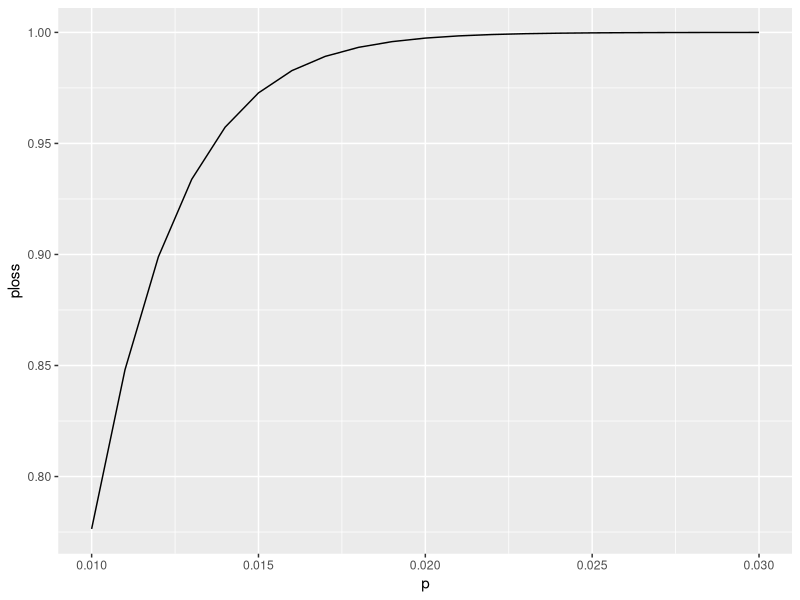

Generate this figure with R:
library(dslabs)
library(tidyverse)
data("death_prob")


head(death_prob)
str(death_prob)
summary(death_prob)

# Q1, Q2
# An insurance company offers a one-year term life insurance policy that pays $150,000 in the event of 
# death within one year. The premium (annual cost) for this policy for a 50 year old female is $1,150. 
# Suppose that in the event of a claim, the company forfeits the premium and loses a total of $150,000, 
# and if there is no claim the company gains the premium amount of $1,150. The company plans to sell 
# 1,000 policies to this demographic.
premium <- 1150
l <- -150000
n = 1000


p <- death_prob %>%  filter(sex == "Female", age == 50) %>%  pull(prob)
q = 1-p

# What is the expected value on one policy
exp_profit <- l*p + premium*q

se_profit <- abs(premium - l)*sqrt(p*q)
se_profit

# What is the expected value of the company's profit over all 1,000 
mu_profit <- n*exp_profit

# What is the standard error of the sum of the expected value over all 1,000 policies
sd_profit <- sqrt(n*se_profit^2)

# Use the Central Limit Theorem to calculate the probability that the insurance company
# loses money on this set of 1,000 policies.
pnorm(0,mu_profit, sd_profit)

# 50 year old males have a different probability of death than 50 year old females. 
# We will calculate a profitable premium for 50 year old males in the following four-part question.

# Use death_prob to determine the probability of death within one year for a 50 year old male.
p1 <- death_prob %>% filter(sex =="Male", age == 50) %>% pull(prob)
q1 <- 1-p1

# Suppose the company wants its expected profits from 1,000 50 year old males with $150,000 
# life insurance policies to be $700,000. Use the formula for expected value of the sum of draws 
# with the following values and solve for the premium :
exp_val <- (p1*l + q1*premium)*n
exp_val

mu_s <- 700000
premium_men <- (1/q1)*((mu_s / n) - l*p1)
exp_val_men <- (l*p1 + premium_men*q1)
se_men <- abs(premium_men - l)*sqrt(p1*q1)
se_men
# Using the new 50 year old male premium rate, calculate the standard error 
# of the sum of 1,000 premiums.
se_sum_men <- sqrt(n * se_men^2)
se_sum_men
# What is the probability of losing money on a series of 1,000 policies to 50 year old males?
pnorm(0, exp_val_men*n, se_sum_men)

# Questions 3 and 4
# In this 6-part question, we'll look at a scenario in which a lethal pandemic disease 
# increases the probability of death within 1 year for a 50 year old to .015. 
# Unable to predict the outbreak, the company has sold 1,000 $150,000 
# life insurance policies for $1,150.

p2 <- .015
q2 = 1 - p2
prem2 = 1150
exp_val2 <- p2*l + q2*prem2
exp_val2*n

# What is the standard error of the expected value of the company's profits over 1,000 policies?
se_men2 <- abs(prem2 - l)*sqrt(p2*q2)
se_sum_men2 <- sqrt(n * se_men2^2)
se_sum_men2

# What is the probability of the company losing money?
pnorm(0, exp_val2*n, se_sum_men2)

# What is the probability of losing more than $1 million?
pnorm(-1e6, exp_val2*n, se_sum_men2)

# What is the lowest death probability for which the chance of losing money exceeds 90%?
b <- abs(prem2 - l)
p2_range <- seq(.01, .03, .001)
q2_range <- 1-p2_range
mu2_range <- (p2_range*l + q2_range*prem2)*n
se_range <-sqrt(n * b^2 * p2_range*q2_range)


range_df <- data.frame(p = p2_range, 
                       q = q2_range, 
                       mu = mu2_range, 
                       sd = se_range) %>% mutate(ploss = pnorm(0, mu, sd))
range_df %>% ggplot(aes(p, ploss)) + geom_line()


p2_range[which(range_df$ploss >= .90)[1]]


### 3F
p3_range <- seq(.01, .03, .0025)
q3_range <- 1 - p3_range
mu3_range <- (p3_range*l + q3_range*prem2)*n
se3_range <-sqrt(n * b^2 * p3_range*q3_range)

range_df3 <- data.frame(p = p3_range, 
                        q = q3_range, 
                       mu = mu3_range, 
                       sd = se3_range) %>% mutate(ploss = pnorm(-1e6, mu, sd))

p3_range[which(range_df3$ploss >= .90)[1]]

# Q4
# Define a sampling model for simulating the total profit over 1,000 loans with probability 
# of claim p_loss = .015, loss of -$150,000 on a claim, and profit of $1,150 
# when there is no claim. Set the seed to 25, then run the model once.
set.seed(25, sample.kind = "Rounding")

p_loss = .015
q_loss = 1-p_loss
probs = c(q_loss, p_loss)

samp_model <- sample(c(prem2, l), 1000, probs, replace=TRUE)
sum(samp_model)/1000000

set.seed(27, sample.kind = "Rounding")
B <- 10000

S <- replicate(B, {
  X <- sample(c(prem2, l), 1000, probs, replace=TRUE)
  sum(X)
})

mean(S < -1e6)

#Q5 & 6 - Insurance Rates
# Suppose that there is a massive demand for life insurance due to the pandemic, 
# and the company wants to find a premium cost for which the probability of 
# losing money is under 5%, assuming the death rate stays stable at .015

# Calculate the premium required for a 5% chance of losing money given n = 1000 loans, 
# probability of death = .015 and loss per claim of l = 150000 Save this premium as x 
# for use in further questions.
z = qnorm(0.05)
z

x <- (l*n*p_loss - l*z*sqrt(n*p_loss*q_loss)) / (1- n*q_loss - z*sqrt(n*p_loss*q_loss))
x

# What is the expected profit per policy at this rate?
exp4 <- p_loss*l + q_loss*x

# What is the expected profit over 1,000 policies?
exp4*n
n

# Run a MonteCarlo Simulation with B = 10000 to determine the probability of loss on 1000
# policies given the new premium X with l = -150000 and p = .015
set.seed(28, sample.kind="Rounding")
B = 10000
S <- replicate(B, {
  x <- sample(c(l, x), n, c(p_loss, q_loss), replace = TRUE)
  sum(x)
})

mean(S < 0)
mean(S)

# Since the company can't predict if death rates will remain stable. Set the seed to 29, then
# write a Monte Carlo Simulation that for each of the 10000 iterations: 
# randomly changes p by adding a value between -0.01 to 0.01 
# uses the new p to generate a sample of n = 1000 policies with premium x and loss l
# returns the profit over n policiies

set.seed(29, sample.kind = "Rounding")
B = 10000
error <- seq(-.01,.01,length =100)
profit <- replicate(B, {
  new_p <- p_loss + sample(error,1)
  new_q <- 1 - new_p
  draws <- sample(c(x, l), n, c(new_q, new_p), replace = TRUE)
  sum(draws)
})
options(digits = 3)
mean(profit)
mean(profit < 0)
mean(profit < -1e6)
